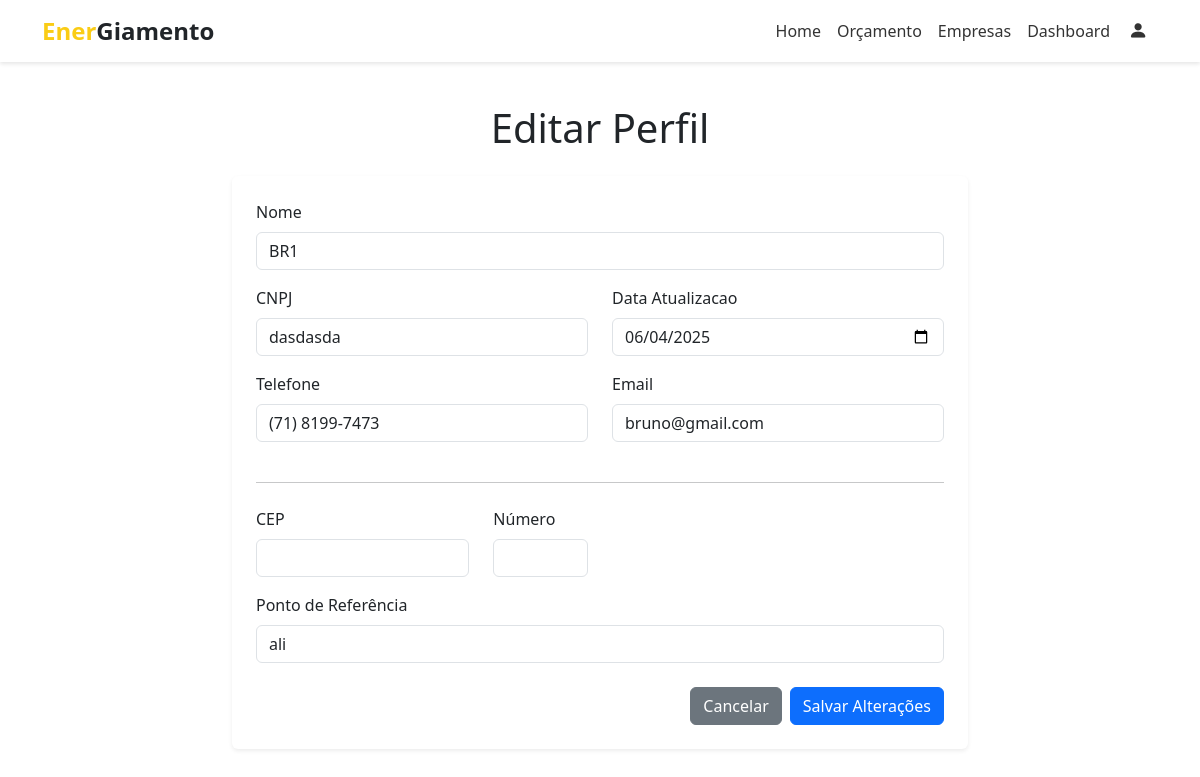
Screenshot of /editar_perfil (signed in) with the database file from the repository.
### app/models.py (models this page shows)
class Fornecedor(db.Model):
    idfornecedor = db.Column(db.Integer, primary_key=True)
    nome = db.Column(db.String(100))
    cnpj = db.Column(db.String(18))
    contato_idcontato = db.Column(db.Integer, db.ForeignKey('contato.idcontato'))
    cadastro_idcadastro = db.Column(db.Integer, db.ForeignKey('cadastro.idcadastro'))
    endereco_idendereco = db.Column(db.Integer, db.ForeignKey('endereco.idendereco'))
    endereco = db.relationship('Endereco', back_populates='fornecedores')
    atualizacao_servico = db.Column(db.Date)
    contato = db.relationship('Contato')
    servicos = db.relationship(
        'Servico',
        secondary='servico_has_fornecedor',
        back_populates='fornecedores'
    )

class Contato(db.Model):
    idcontato = db.Column(db.Integer, primary_key=True)
    telefone = db.Column(db.String(50))
    email = db.Column(db.String(150))

class Endereco(db.Model):
    idendereco = db.Column(db.Integer, primary_key=True)
    cep = db.Column(db.String(45))
    numero = db.Column(db.Integer)
    pontoreferencia = db.Column(db.String(150))
    fornecedores = db.relationship('Fornecedor', back_populates='endereco')

### app/auth/__init__.py (the view, shortened to what this page needs)
@auth.route('/editar_perfil', methods=['GET', 'POST'])
def editar_perfil():
    login = session.get('usuario')
    if not login:
        flash("Você precisa estar logado.", "danger")
        return redirect(url_for('auth.login'))
    cadastro = Cadastro.query.filter_by(login=login).first()
    cliente = Cliente.query.filter_by(cadastro_idcadastro=cadastro.idcadastro).first()
    fornecedor = Fornecedor.query.filter_by(cadastro_idcadastro=cadastro.idcadastro).first()
    return render_template("editar_perfil.html", cadastro=cadastro, cliente=cliente, fornecedor=fornecedor)

### app/templates/editar_perfil.html
{% extends "base.html" %}
{% block content %}
<div class="container mt-5">
  <div class="row justify-content-center">
    <div class="col-lg-8">
      <h1 class="mb-4 text-center">Editar Perfil</h1>
      <div class="card shadow-sm border-0">
        <div class="card-body p-4">
          <form method="POST">
            <div class="mb-3">
              <label for="nome" class="form-label">Nome</label>
              <input type="text" class="form-control" id="nome" name="nome" value="{{ cliente.nome if cliente else fornecedor.nome }}" required>
            </div>
            <div class="row">
              <div class="col-md-6 mb-3">
                <label for="documento" class="form-label">{{ 'CPF' if cliente else 'CNPJ' }}</label>
                <input type="text" class="form-control" id="documento" name="{{ 'cpf' if cliente else 'cnpj' }}" value="{{ cliente.cpf if cliente else fornecedor.cnpj }}" required>
              </div>
              <div class="col-md-6 mb-3">
                <label for="documento" class="form-label">{{ 'Data Nascimento' if cliente else 'Data Atualizacao' }}</label>
                <input type="date" class="form-control" id="documento" name="{{ 'data_nascimento' if cliente else 'atualizacao_servico' }}" value="{{ cliente.data_nascimento if cliente else fornecedor.atualizacao_servico }}" required>
              </div>
            </div>
            <div class="row">
              <div class="col-md-6 mb-3">
                <label for="telefone" class="form-label">Telefone</label>
                <input type="tel" class="form-control" id="telefone" name="telefone" value="{{ cliente.contato.telefone if cliente else fornecedor.contato.telefone }}">
              </div>
              <div class="col-md-6 mb-3">
                <label for="email" class="form-label">Email</label>
                <input type="email" class="form-control" id="email" name="email" value="{{ cliente.contato.email if cliente else fornecedor.contato.email }}">
              </div>
            </div>
            <hr class="my-4">
            <div class="row">
              <div class="col-md-4 mb-3">
                <label for="cep" class="form-label">CEP</label>
                <input type="text" class="form-control" id="cep" name="cep" value="{{ cliente.endereco.cep if cliente else fornecedor.endereco.cep }}">
              </div>
              <div class="col-md-2 mb-3">
                <label for="numero" class="form-label">Número</label>
                <input type="text" class="form-control" id="numero" name="numero" value="{{ cliente.endereco.numero if cliente else fornecedor.endereco.numero }}">
              </div>
            </div>
            <div class="mb-3">
              <label for="pontoreferencia" class="form-label">Ponto de Referência</label>
              <input type="text" class="form-control" id="pontoreferencia" name="pontoreferencia" value="{{ cliente.endereco.pontoreferencia if cliente else fornecedor.endereco.pontoreferencia }}">
            </div>
            <div class="d-flex justify-content-end gap-2 mt-4">
              <a href="{{ url_for('main.index') }}" class="btn btn-secondary">Cancelar</a>
              <button type="submit" class="btn btn-primary">Salvar Alterações</button>
            </div>
          </form>
        </div>
      </div>
    </div>
  </div>
</div>
{% endblock %}

### app/templates/base.html (style rules this page uses)
body, html { margin: 0; padding: 0; width: 100%; height: 100%; }
body { padding-top: 56px; min-height: 100vh; flex-direction: column; }

### rows the page displays
Fornecedor: nome "BR1", cnpj "dasdasda", atualizacao_servico "06/04/2025"
Contato: telefone "(71) 8199-7473", email "bruno@gmail.com"
Endereco: pontoreferencia "ali"

### other values shown
{{ 'CPF' if cliente else 'CNPJ' }} "CNPJ"
{{ 'Data Nascimento' if cliente else 'Data Atualizacao' }} "Data Atualizacao"
